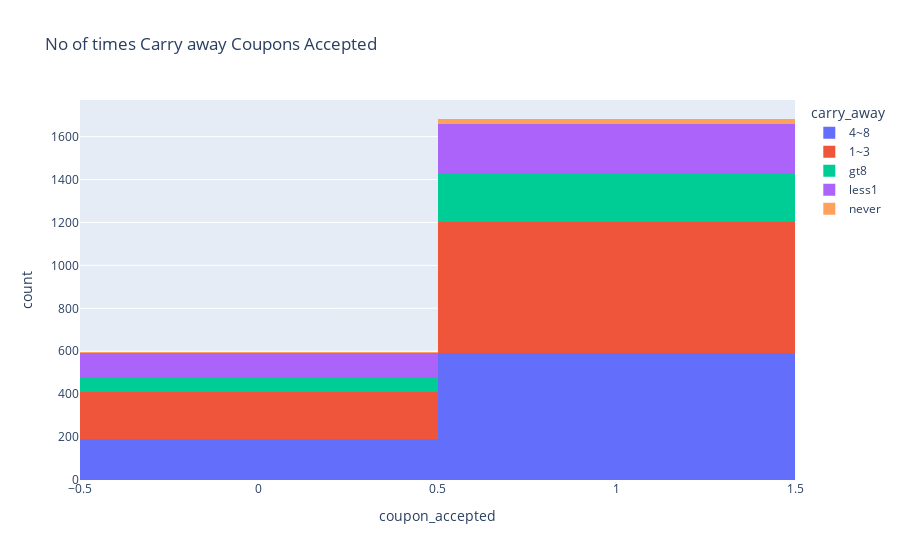

Notebook code for this chart:
### Code cell
fig = px.histogram(data_frame=carry_away_coupon_data, x='coupon_accepted', color='carry_away', title='No of times Carry away Coupons Accepted')
fig.write_image("images/carry_away_coupons.png", format="png", width=800, height=600, scale=2)
fig.show()

### Figure 1 — Plotly figure (JSON) as saved in the notebook; plotly's stock layout.template omitted (floating-point values rounded to 4 significant figures; data arrays with more than 128 entries replaced by an {"elided": "..."} marker saying what was removed)
{"data": [{"alignmentgroup": "True", "bingroup": "x", "hovertemplate": "carry_away=4~8<br>coupon_accepted=%{x}<br>count=%{y}<extra></extra>", "legendgroup": "4~8", "marker": {"color": "#636efa", "pattern": {"shape": ""}}, "name": "4~8", "offsetgroup": "4~8", "orientation": "v", "showlegend": true, "type": "histogram", "x": {"elided": "783 int values"}, "xaxis": "x", "yaxis": "y"}, {"alignmentgroup": "True", "bingroup": "x", "hovertemplate": "carry_away=1~3<br>coupon_accepted=%{x}<br>count=%{y}<extra></extra>", "legendgroup": "1~3", "marker": {"color": "#EF553B", "pattern": {"shape": ""}}, "name": "1~3", "offsetgroup": "1~3", "orientation": "v", "showlegend": true, "type": "histogram", "x": {"elided": "830 int values"}, "xaxis": "x", "yaxis": "y"}, {"alignmentgroup": "True", "bingroup": "x", "hovertemplate": "carry_away=gt8<br>coupon_accepted=%{x}<br>count=%{y}<extra></extra>", "legendgroup": "gt8", "marker": {"color": "#00cc96", "pattern": {"shape": ""}}, "name": "gt8", "offsetgroup": "gt8", "orientation": "v", "showlegend": true, "type": "histogram", "x": {"elided": "296 int values"}, "xaxis": "x", "yaxis": "y"}, {"alignmentgroup": "True", "bingroup": "x", "hovertemplate": "carry_away=less1<br>coupon_accepted=%{x}<br>count=%{y}<extra></extra>", "legendgroup": "less1", "marker": {"color": "#ab63fa", "pattern": {"shape": ""}}, "name": "less1", "offsetgroup": "less1", "orientation": "v", "showlegend": true, "type": "histogram", "x": {"elided": "343 int values"}, "xaxis": "x", "yaxis": "y"}, {"alignmentgroup": "True", "bingroup": "x", "hovertemplate": "carry_away=never<br>coupon_accepted=%{x}<br>count=%{y}<extra></extra>", "legendgroup": "never", "marker": {"color": "#FFA15A", "pattern": {"shape": ""}}, "name": "never", "offsetgroup": "never", "orientation": "v", "showlegend": true, "type": "histogram", "x": [0, 0, 1, 1, 1, 1, 1, 1, 0, 1, 0, 1, 0, 1, 1, 1, 1, 1, 1, 1, 1, 0, 1, 1, 1, 1, 1, 1], "xaxis": "x", "yaxis": "y"}], "layout": {"autosize": true, "barmode": "relative", "legend": {"title": {"text": "carry_away"}, "tracegroupgap": 0}, "title": {"text": "No of times Carry away Coupons Accepted"}, "xaxis": {"anchor": "y", "autorange": true, "domain": [0, 1], "range": [-0.5, 1.5], "title": {"text": "coupon_accepted"}, "type": "linear"}, "yaxis": {"anchor": "x", "autorange": true, "domain": [0, 1], "range": [0, 1771.0], "title": {"text": "count"}}}}
